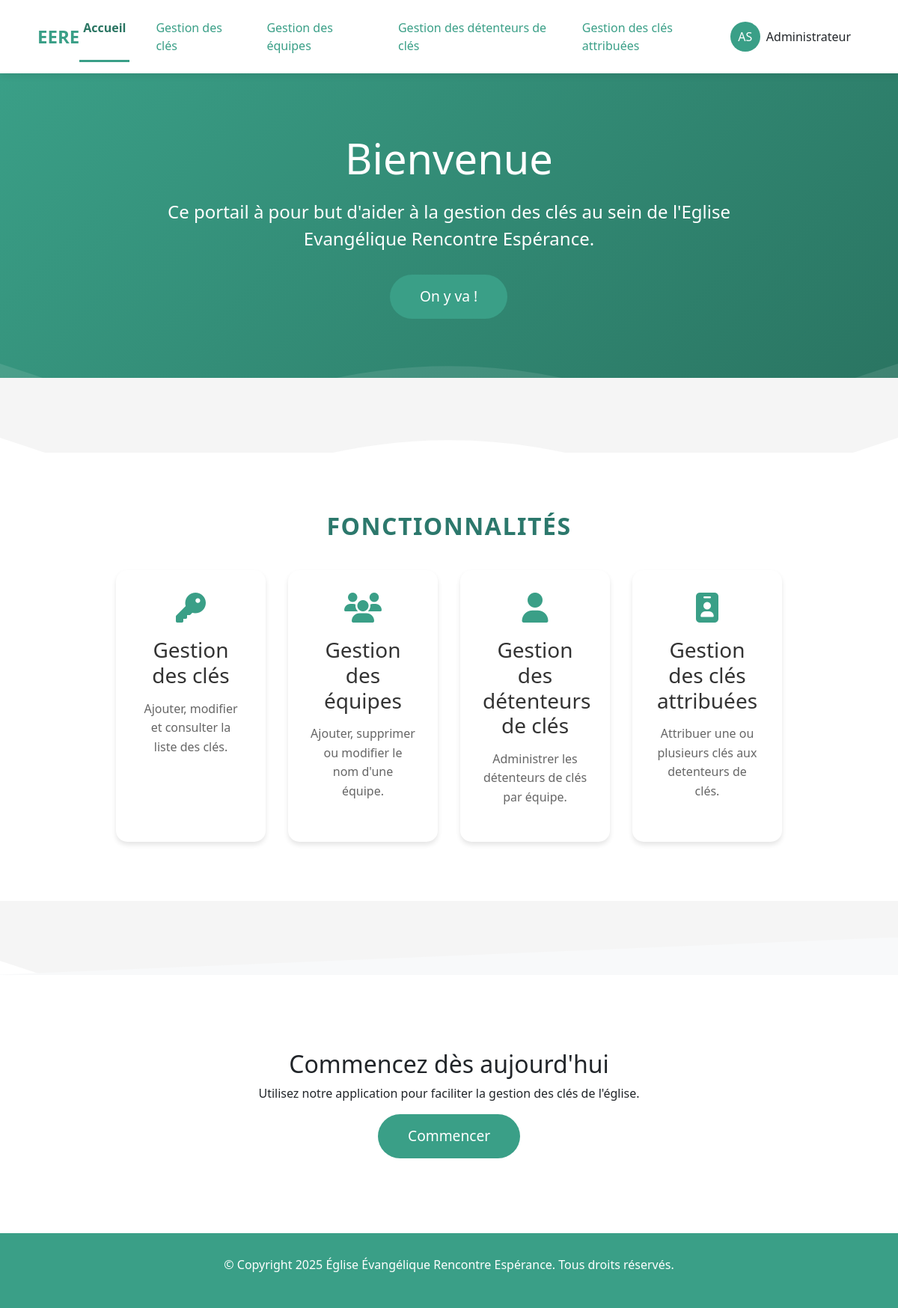
The page /home/ (signed in) on the database its author committed.
### listings/models.py (models this page shows, shortened)
class Owner(AbstractUser):
    ADMINISTRATOR = 'admin'
    EDITOR = 'editor'
    VISITOR = 'visitor'
    ROLE_CHOICES = [
        (ADMINISTRATOR, 'Administrateur'),
        (EDITOR, 'Éditeur'),                # Peut modifier mais pas administrer
        (VISITOR, 'Visiteur'),              # Accès en lecture seule
    ]
    role = models.CharField(
        max_length=10,
        choices=ROLE_CHOICES,
        default=VISITOR,
        help_text="Détermine les permissions de l'utilisateur dans l'application"
    )
    groups = models.ManyToManyField(
        'auth.Group',
        verbose_name='groups',
        blank=True,
        help_text='The groups this user belongs to.',
        related_name='owner_set',
        related_query_name='owner',
    )
    user_permissions = models.ManyToManyField(
        'auth.Permission',
        verbose_name='user permissions',
        blank=True,
        help_text='Specific permissions for this user.',
        related_name='owner_set',
        related_query_name='owner',
    )
    class Meta:
        verbose_name = "Gestionnaire"
        verbose_name_plural = "Gestionnaires"

### listings/views.py (the view)
# urls.py: 2. Add a URL to urlpatterns:  path('', views.home, name='home')
def home(request):
    return render(request, 'listings/home.html')

### listings/utils.py (called while the page is built)
def set_current_user(user):
    _thread_locals.user = user

    def __call__(self, request):
        if hasattr(request, 'user') and request.user.is_authenticated:
            set_current_user(request.user)
        else:
            set_current_user(None)
        response = self.get_response(request)
        set_current_user(None)
        return response

### listings/templates/listings/home.html (shortened to what this page needs)
{% extends 'listings/base.html' %}
{% load static %}
{% block content %}
<section class="hero-section" id="home">
    <div class="wave"></div>
    <div class="hero-content">
        <h2 class="hero-title">Bienvenue</h2>
        <p class="hero-description">Ce portail à pour but d'aider à la gestion des clés au sein de l'Eglise Evangélique Rencontre Espérance.</p>
        <button class="cta-button" onclick="window.location.href='{% url 'key_list' %}'">On y va !</button>
    </div>
</section>
<div class="section-separator">
    <div class="separator-wave"></div>
</div>
<section class="features-section" id="features">
    <h2>Fonctionnalités</h2>
    <div class="features">
        <div class="feature" onclick="window.location.href='{% url 'key_list' %}'">
            <i class="fas fa-key"></i>
            <h3>Gestion des clés</h3>
            <p>Ajouter, modifier et consulter la liste des clés.</p>
        </div>
        <div class="feature" onclick="window.location.href='{% url 'team_list' %}'">
            <i class="fas fa-users"></i>
            <h3>Gestion des équipes</h3>
            <p>Ajouter, supprimer ou modifier le nom d'une équipe.</p>
        </div>
        <div class="feature" onclick="window.location.href='{% url 'user_list' %}'">
            <i class="fas fa-user"></i>
            <h3>Gestion des détenteurs de clés</h3>
            <p>Administrer les détenteurs de clés par équipe.</p>
        </div>
        <div class="feature" onclick="window.location.href='{% url 'user_keys' %}'">
            <i class="fas fa-id-badge"></i>
            <h3>Gestion des clés attribuées</h3>
            <p>Attribuer une ou plusieurs clés aux detenteurs de clés.</p>
        </div>
    </div>
</section>
<section class="get-started-section" id="about">
    <h2>Commencez dès aujourd'hui</h2>
    <p>Utilisez notre application pour faciliter la gestion des clés de l'église.</p>
    <button class="cta-button" onclick="window.location.href='{% url 'key_list' %}'">Commencer</button>
</section>
{% endblock %}

### listings/templates/listings/base.html (shortened to what this page needs)
<!DOCTYPE html>
{% load static %}
<html lang="fr">
<head>
    <link href="https://cdn.jsdelivr.net/npm/bootstrap@5.3.0/dist/css/bootstrap.min.css" rel="stylesheet">
    <link rel="stylesheet" href="https://cdnjs.cloudflare.com/ajax/libs/font-awesome/6.4.0/css/all.min.css">
</head>
<body>
    <header class="top-header">
        <div class="logo" onclick="window.location.href='{% url 'home' %}'">EERE</div>
        <nav class="nav-menu">
            <a href="{% url 'home' %}" id="menu-home">Accueil</a>
            <a href="{% url 'key_list' %}" id="menu-key_list">Gestion des clés</a>
            <a href="{% url 'team_list' %}" id="menu-team_list">Gestion des équipes</a>
            {% if request.user.role == 'admin' %}
                <a href="{% url 'user_list' %}" id="menu-user_list">Gestion des détenteurs de clés</a>
            {% endif %}
            <a href="{% url 'user_keys' %}" id="menu-user_keys">Gestion des clés attribuées</a>
        </nav>
        {% if request.user.is_authenticated %}
        <div class="user-menu dropdown">
            <button class="btn dropdown-toggle" type="button" id="userMenuButton" data-bs-toggle="dropdown" aria-expanded="false">
                <div class="d-flex align-items-center">
                    <div class="user-initials me-2">
                        {{ request.user.first_name|first }}{{ request.user.last_name|first }}
                    </div>
                    <span class="d-none d-md-inline">{{ request.user.first_name }}</span>
                </div>
            </button>
        </div>
        {% endif %}
    </header>
    <main role="main">
        {% block content %}{% endblock %}
    </main>
    <footer class="footer" id="contact">
        <p>&copy; Copyright {% now "Y" %} Église Évangélique Rencontre Espérance. Tous droits réservés.</p>
    </footer>
</body>
</html>

### rows shown on the page
Owner: user.first_name|first "A", user.last_name|first "S", user.first_name "Administrateur"
